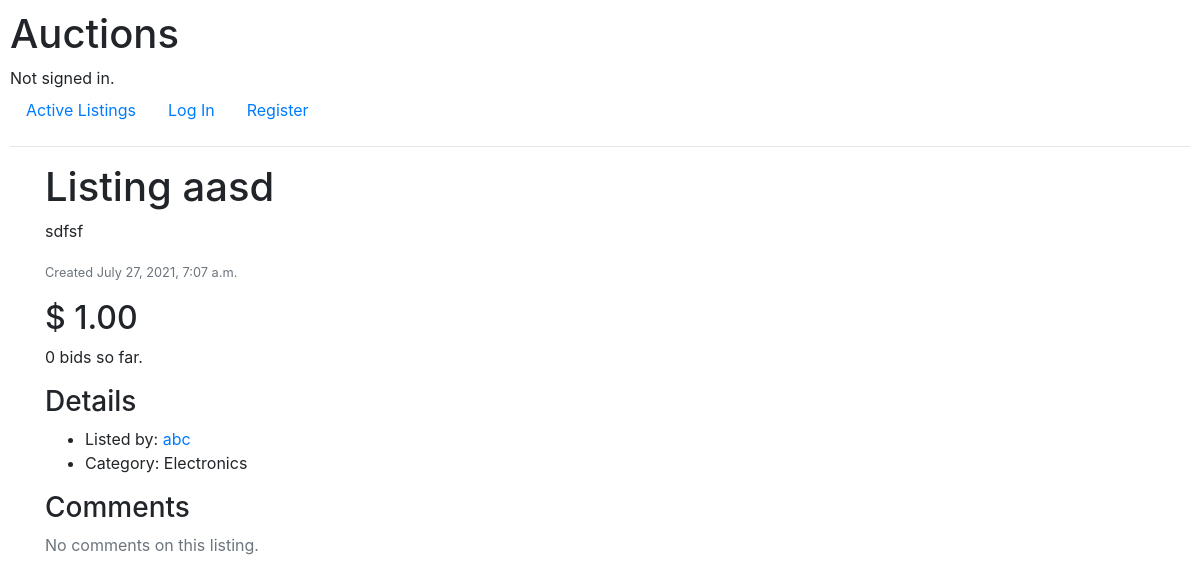
/listing/7, run on an earlier commit of the app's database.
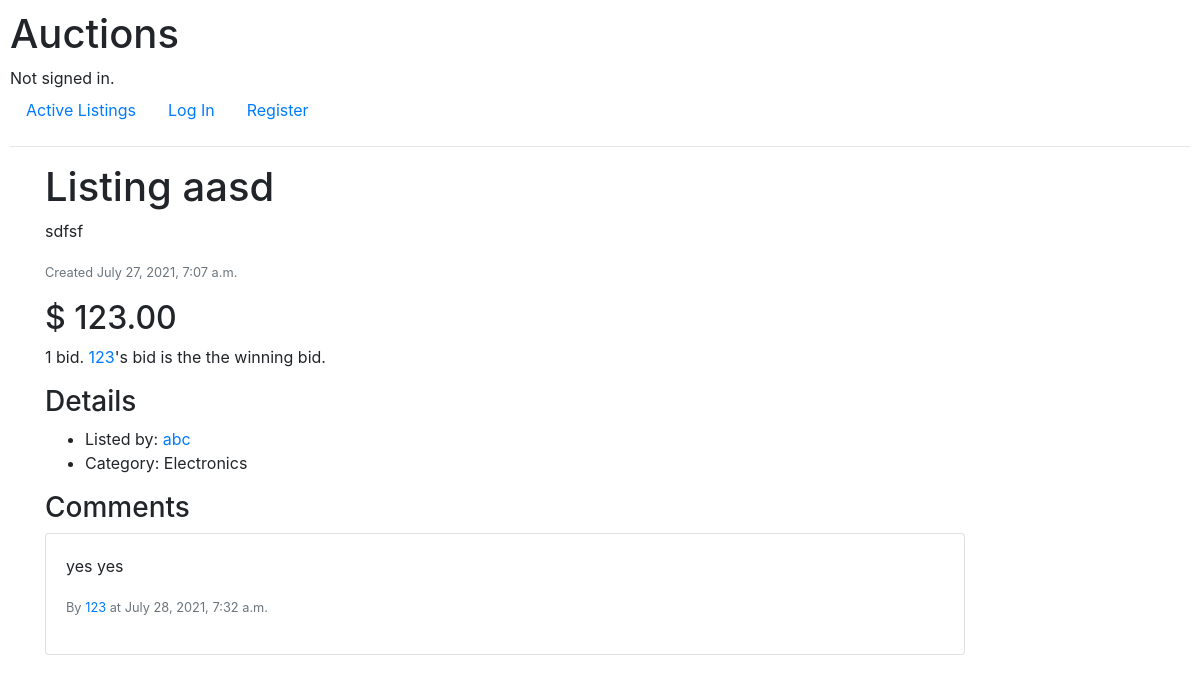
And on a later commit of the database.
### auctions/models.py (models this page shows, shortened)
class Listing(models.Model):
    creator = models.ForeignKey(User, on_delete=models.CASCADE, related_name="listings")
    title = models.CharField(max_length=64)
    description = models.TextField()
    image = models.ImageField(null=True, blank=True, upload_to="auctions")
    category = models.ForeignKey(Category, blank=True, on_delete=models.CASCADE, related_name="category_items")
    date_created = models.DateTimeField()
    is_active = models.BooleanField()
    price = models.DecimalField(max_digits=19, decimal_places=2)
    highest_bid = models.ForeignKey('Bid', null=True, blank=True, on_delete=models.CASCADE, related_name="winners")
    watchers = models.ManyToManyField(User, blank=True, related_name="watchlist")

class User(AbstractUser):
    pass

class Category(models.Model):
    name = models.CharField(max_length=64)

class Bid(models.Model):
    user = models.ForeignKey(User, on_delete=models.CASCADE, related_name="user_bids")
    listing = models.ForeignKey(Listing, on_delete=models.CASCADE, related_name="listing_bids")
    price = models.DecimalField(max_digits=19, decimal_places=2)
    date = models.DateTimeField()

class Comment(models.Model):
    user = models.ForeignKey(User, on_delete=models.CASCADE, related_name="comments")
    listing = models.ForeignKey(Listing, on_delete=models.CASCADE, related_name="listing_comments")
    comment = models.TextField()
    date = models.DateTimeField()

### auctions/views.py (the view, shortened to what this page needs)
# urls.py: path("listing/<int:listing_id>", views.listing, name="listing"),
def listing(request, listing_id):
    listing_obj = get_object_or_404(Listing, pk=listing_id)
    bid_form = NewBidForm()
    bidder_count = listing_obj.listing_bids.count()
    highest_bid = listing_obj.highest_bid
    highest_bidder = None
    highest_bid_price = None
    if highest_bid:
        highest_bidder = highest_bid.user
        highest_bid_price = highest_bid.price
    watching = False
    if request.user.is_authenticated and request.user.watchlist.filter(pk=listing_id):
        watching = True
    listing_comments = listing_obj.listing_comments.all()
    comment_form = NewCommentForm()
    is_creator = False
    if request.user == listing_obj.creator:
        is_creator = True
    context = {
        "listing": listing_obj,
        "bid_form": bid_form,
        "bidder_count": bidder_count,
        "highest_bidder": highest_bidder,
        "highest_bid_price": highest_bid_price,
        "watching": watching,
        "comment_form": comment_form,
        "listing_comments": listing_comments,
        "is_creator": is_creator
    }
    return render(request, "auctions/listing.html", context)

### auctions/templates/auctions/listing.html (shortened to what this page needs)
{% extends "auctions/layout.html" %}
{% block body %}
<div class="container">
    <div class="row">
        <div class="col-10">
            <h1>Listing {{ listing.title }}</h1>
            <p>{{ listing.description }}</p>
            <p class="text-secondary"><small>Created {{ listing.date_created }}</small></p>
        </div>
    </div>
    {% if listing.is_active %}
    <div class="row">
        <div class="col-10">
            <h2>$
                {% if listing.highest_bid %}
                {{ listing.highest_bid.price }}
                {% else %}
                {{ listing.price }}
                {% endif %}
            </h2>
            <p>
                {{ bidder_count }}
                {% if bidder_count == 1 %}
                 bid
                {% else %}
                 bids
                {% endif %}
                 so far.
            </p>
        </div>
    </div>
    {% else %}
    <div class="row">
        <div class="col-10">
            <h2>$
                {% if listing.highest_bid %}
                {{ listing.highest_bid.price }}
                {% else %}
                {{ listing.price }}
                {% endif %}
            </h2>
            <p>
                {{ bidder_count }}
                {% if bidder_count == 1 %}
                 bid.
                {% else %}
                 bids.
                {% endif %}
                {% if highest_bidder %}
                    {% if highest_bidder.id == user.id %}
                    Your
                    {% else %}
                    <span class="text-primary">{{ highest_bidder.username }}</span>'s
                    {% endif %}
                     bid is the the winning bid.
                {% endif %}
            </p>
        </div>
    </div>
    {% endif %}
    <div class="row">
        <div class="col-10">
            <h3>Details</h3>
            <ul>
                <li>Listed by: <span class="text-primary">{{ listing.creator.username }}</span></li>
                <li>Category: {{ listing.category.name }}</li>
            </ul>
        </div>
    </div>
    <div class="row">
        <div class="col-10">
            <h3>Comments</h3>
            {% if listing_comments %}
            {% for comment in listing_comments %}
            <div class="card">
                <div class="card-body">
                    <p class="card-text">{{ comment.comment }}</p>
                    <p class="text-secondary"><small>By
                    <span class="text-primary">
                     {{ comment.user.username }}
                    </span>
                     at {{ comment.date }}</small></p>
                </div>
            </div>
            {% endfor %}
            {% else %}
            <p class="text-secondary">No comments on this listing.</p>
            {% endif %}
        </div>
    </div>
</div>
{% endblock %}

What changed in the data, as far as the page shows it:
changed Listing "aasd": is_active True → False (drawn); highest_bid.price (not shown) → "123.00"; price "1.00" → (not shown)
now on this page (row edited): User: username "123"
added Comment: comment "yes yes", user.username "123", date "July 28, 2021, 7:32 a.m."
Also different on the page:
{{ bidder_count }}: (not shown) → "1"
{{ bidder_count }}: "0" → (not shown)
text no longer shown: "bids so far. No comments on this listing."
text now shown: "bid. 's bid is the the winning bid."
